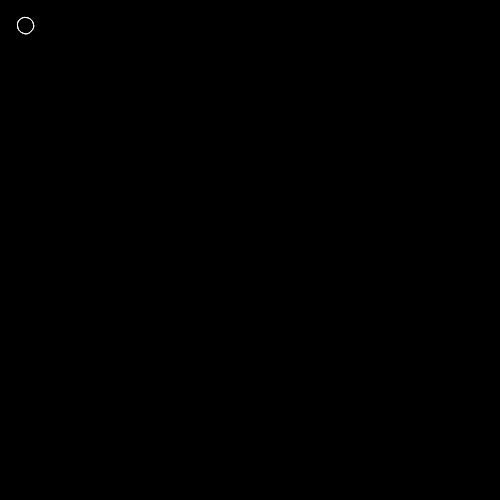
Frame 1 (no input)
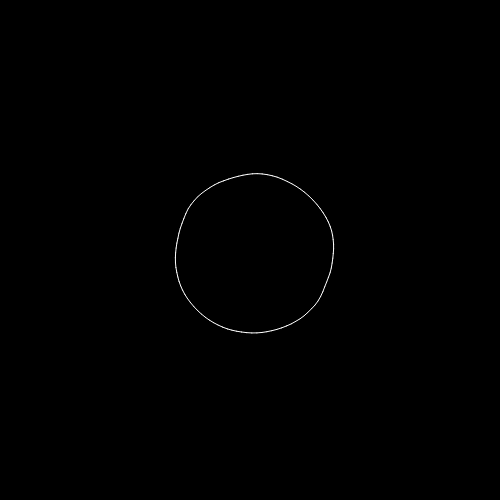
Frame 60 (no input)
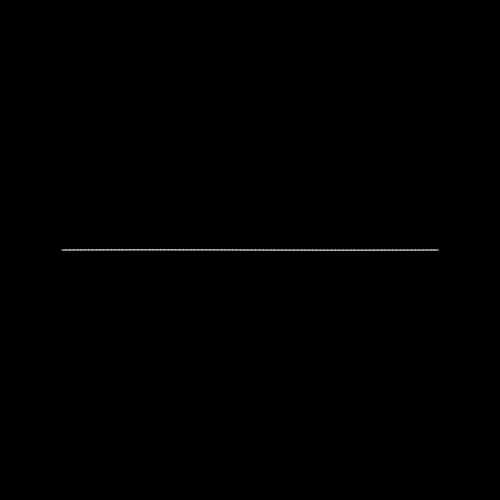
Frame 120 (the mouse pressed at the canvas centre since frame 60)

The p5.js sketch that drew these frames (run headless with seeded random() and noise() and a simulated clock; from frame 60 on, the mouse is pressed at the canvas centre):

// p5.js sketch
// ── sketch.js
var points;
var targetPoints;
var isCircle;

function setup() {
  createCanvas(500, 500);
  points = [];
  targetPoints = [];
  for(var i=0; i < 100; i++) {
    points.push(createVector(0,0));
    targetPoints.push(createVector(0,0));
  }
  isCircle = true;
}

function draw() {
  background(0);
  var numOfPoints = 100;
  var sizeOfCircle = 80;
  stroke(255);
  var millisecond = Date.now();
  for(var i=0; i < numOfPoints; i++) {
    var segment = i/(numOfPoints-1);
    var radian = (Math.PI * 2) * segment;
    if (isCircle) {

      var xPos = Math.cos(radian) * sizeOfCircle + width/2;
      var yPos = Math.sin(radian) * sizeOfCircle + height/2;
      var noiseMult = 0.015;
      var noiseValue = noise(xPos * noiseMult, yPos * noiseMult, millisecond * 0.001);
      noiseValue *= 10;
      var point = createVector(xPos+noiseValue, yPos+noiseValue);
  }   else {
      var lineLength = Math.PI * 1.5 * sizeOfCircle;
      var xPos = width/2 + ((1-segment) * lineLength) - (lineLength / 2);
      var yPos = height/2;
      var point = createVector(xPos, yPos);
  }
    targetPoints[i] = point;
    points[i] = p5.Vector.lerp(points[i], targetPoints[i], 0.1);
    if (i > 0) {
      var prevPoint = points [i-1];
      var currentPoint = points[i];
      line(prevPoint.x, prevPoint.y, currentPoint.x, currentPoint.y);
    }
  }
}

function mousePressed() {
  isCircle = !isCircle;
}
